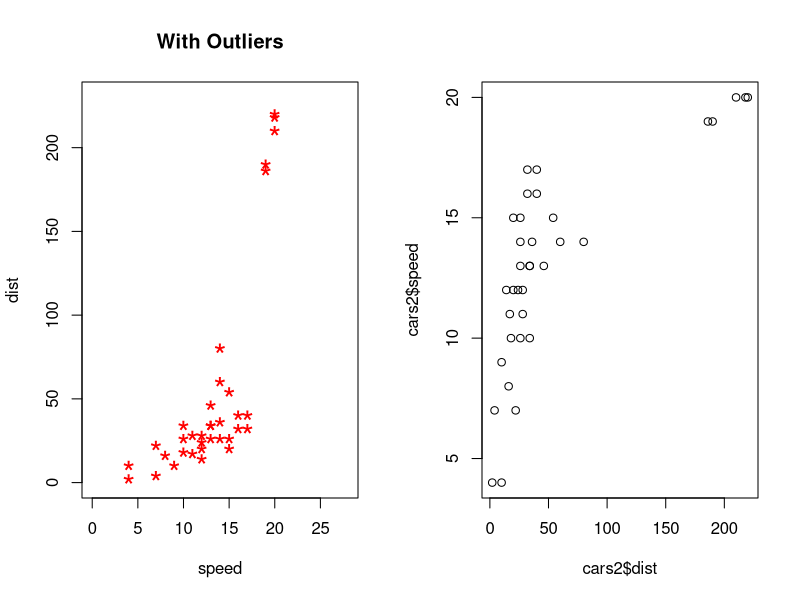
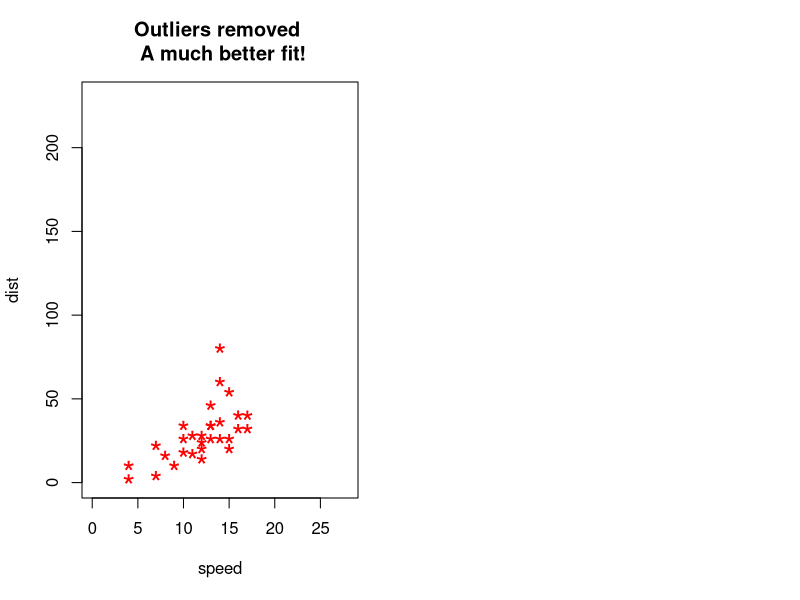

Write R code to recreate these figures, in order.
## ---- chunk 1
# Inject outliers into data.
cars1 <- cars[1:30, ]  # original data
cars_outliers <- data.frame(speed=c(19,19,20,20,20), dist=c(190, 186, 210, 220, 218))  # introduce outliers.
cars2 <- rbind(cars1, cars_outliers)  # data with outliers.

# Plot of data with outliers.
par(mfrow=c(1, 2))
plot(cars2$speed, cars2$dist, xlim=c(0, 28), ylim=c(0, 230), main="With Outliers", xlab="speed", ylab="dist", pch="*", col="red", cex=2)
plot(cars2$dist,cars2$speed)


# Plot of original data without outliers. Note the change in slope (angle) of best fit line.
plot(cars1$speed, cars1$dist, xlim=c(0, 28), ylim=c(0, 230), main="Outliers removed \n A much better fit!", xlab="speed", ylab="dist", pch="*", col="red", cex=2)
